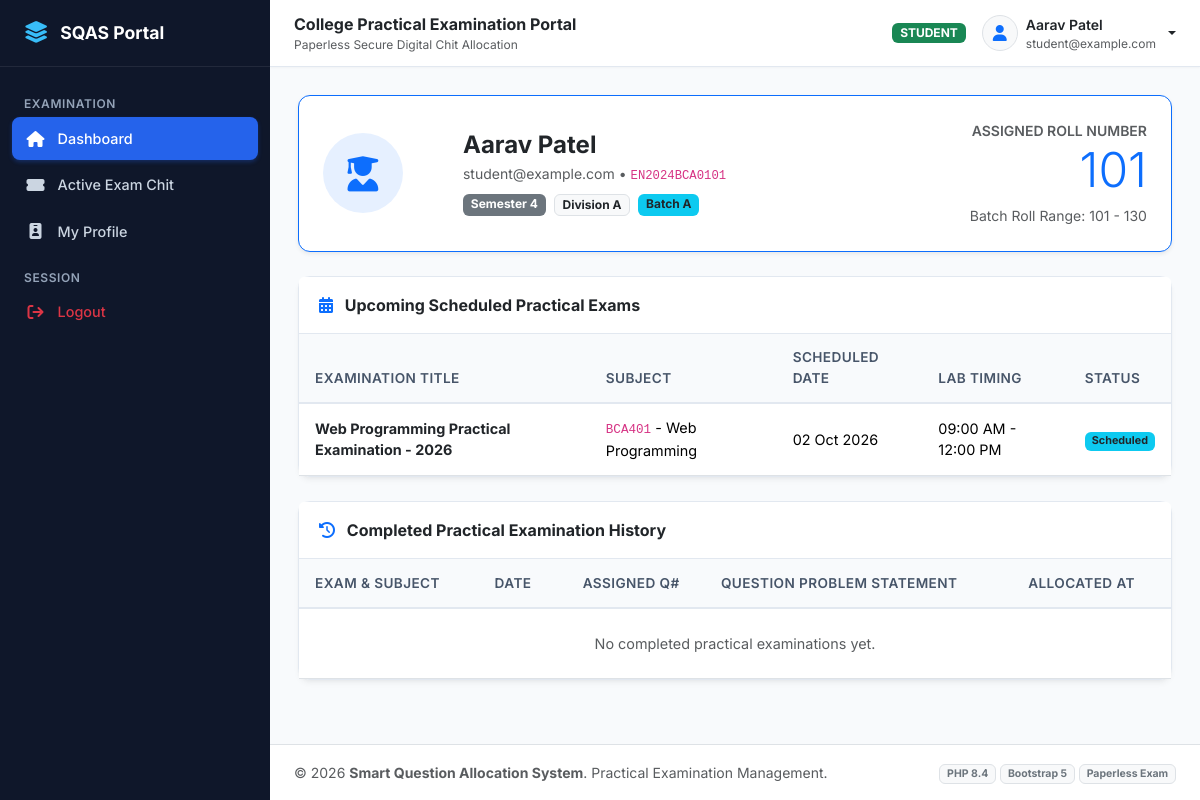
The app's page /student/dashboard.php (signed in) with its own data.
### tables this page shows
CREATE TABLE `students` (
  `student_id` INT AUTO_INCREMENT PRIMARY KEY,
  `user_id` INT NOT NULL UNIQUE,
  `enrollment_no` VARCHAR(50) NOT NULL UNIQUE,
  `roll_no` INT NOT NULL,
  `semester_id` INT NOT NULL,
  `division_id` INT NOT NULL,
  `batch_id` INT NOT NULL,
  `status` ENUM('active', 'inactive') NOT NULL DEFAULT 'active',
  `created_at` TIMESTAMP DEFAULT CURRENT_TIMESTAMP,
  INDEX `idx_student_roll` (`roll_no`),
  INDEX `idx_student_batch` (`batch_id`),
  FOREIGN KEY (`user_id`) REFERENCES `users`(`user_id`) ON DELETE CASCADE,
  FOREIGN KEY (`semester_id`) REFERENCES `semesters`(`semester_id`) ON DELETE CASCADE,
  FOREIGN KEY (`division_id`) REFERENCES `divisions`(`division_id`) ON DELETE CASCADE,
  FOREIGN KEY (`batch_id`) REFERENCES `batches`(`batch_id`) ON DELETE CASCADE
);

CREATE TABLE `users` (
  `user_id` INT AUTO_INCREMENT PRIMARY KEY,
  `name` VARCHAR(100) NOT NULL,
  `email` VARCHAR(100) NOT NULL UNIQUE,
  `username` VARCHAR(50) NOT NULL UNIQUE,
  `password` VARCHAR(255) NOT NULL,
  `role` ENUM('admin', 'faculty', 'student') NOT NULL,
  `status` ENUM('active', 'inactive') NOT NULL DEFAULT 'active',
  `created_at` TIMESTAMP DEFAULT CURRENT_TIMESTAMP,
  `updated_at` TIMESTAMP DEFAULT CURRENT_TIMESTAMP ON UPDATE CURRENT_TIMESTAMP,
  INDEX `idx_users_role` (`role`),
  INDEX `idx_users_status` (`status`)
);

CREATE TABLE `semesters` (
  `semester_id` INT AUTO_INCREMENT PRIMARY KEY,
  `semester_name` VARCHAR(50) NOT NULL,
  `semester_code` VARCHAR(20) NOT NULL UNIQUE,
  `status` ENUM('active', 'inactive') NOT NULL DEFAULT 'active',
  `created_at` TIMESTAMP DEFAULT CURRENT_TIMESTAMP
);

CREATE TABLE `divisions` (
  `division_id` INT AUTO_INCREMENT PRIMARY KEY,
  `division_name` VARCHAR(20) NOT NULL UNIQUE,
  `status` ENUM('active', 'inactive') NOT NULL DEFAULT 'active',
  `created_at` TIMESTAMP DEFAULT CURRENT_TIMESTAMP
);

CREATE TABLE `batches` (
  `batch_id` INT AUTO_INCREMENT PRIMARY KEY,
  `batch_name` VARCHAR(50) NOT NULL,
  `semester_id` INT NOT NULL,
  `division_id` INT NOT NULL,
  `start_roll_no` INT NOT NULL,
  `end_roll_no` INT NOT NULL,
  `status` ENUM('active', 'inactive') NOT NULL DEFAULT 'active',
  `created_at` TIMESTAMP DEFAULT CURRENT_TIMESTAMP,
  INDEX `idx_batch_sem_div` (`semester_id`, `division_id`),
  FOREIGN KEY (`semester_id`) REFERENCES `semesters`(`semester_id`) ON DELETE CASCADE,
  FOREIGN KEY (`division_id`) REFERENCES `divisions`(`division_id`) ON DELETE CASCADE
);

CREATE TABLE `exams` (
  `exam_id` INT AUTO_INCREMENT PRIMARY KEY,
  `exam_name` VARCHAR(150) NOT NULL,
  `exam_code` VARCHAR(50) NOT NULL UNIQUE,
  `subject_id` INT NOT NULL,
  `semester_id` INT NOT NULL,
  `division_id` INT NOT NULL,
  `batch_id` INT NOT NULL,
  `faculty_id` INT NOT NULL,
  `exam_date` DATE NOT NULL,
  `start_time` TIME NOT NULL,
  `end_time` TIME NOT NULL,
  `duration_minutes` INT NOT NULL DEFAULT 120,
  `total_marks` INT NOT NULL DEFAULT 50,
  `instructions` TEXT DEFAULT NULL,
  `allocation_rule` ENUM('random_no_consecutive', 'pure_random') NOT NULL DEFAULT 'random_no_consecutive',
  `status` ENUM('draft', 'scheduled', 'running', 'completed', 'cancelled') NOT NULL DEFAULT 'scheduled',
  `started_at` DATETIME DEFAULT NULL,
  `ended_at` DATETIME DEFAULT NULL,
  `created_at` TIMESTAMP DEFAULT CURRENT_TIMESTAMP,
  INDEX `idx_exam_status` (`status`),
  FOREIGN KEY (`subject_id`) REFERENCES `subjects`(`subject_id`) ON DELETE CASCADE,
  FOREIGN KEY (`semester_id`) REFERENCES `semesters`(`semester_id`) ON DELETE CASCADE,
  FOREIGN KEY (`division_id`) REFERENCES `divisions`(`division_id`) ON DELETE CASCADE,
  FOREIGN KEY (`batch_id`) REFERENCES `batches`(`batch_id`) ON DELETE CASCADE,
  FOREIGN KEY (`faculty_id`) REFERENCES `faculty`(`faculty_id`) ON DELETE CASCADE
);

CREATE TABLE `subjects` (
  `subject_id` INT AUTO_INCREMENT PRIMARY KEY,
  `subject_code` VARCHAR(50) NOT NULL UNIQUE,
  `subject_name` VARCHAR(150) NOT NULL,
  `semester_id` INT NOT NULL,
  `status` ENUM('active', 'inactive') NOT NULL DEFAULT 'active',
  `created_at` TIMESTAMP DEFAULT CURRENT_TIMESTAMP,
  FOREIGN KEY (`semester_id`) REFERENCES `semesters`(`semester_id`) ON DELETE CASCADE
);

### includes/auth.php (called while the page is built, shortened)
<?php
function is_logged_in() {
    return isset($_SESSION['user_id']) && !empty($_SESSION['user_id']);
}
function get_logged_in_user() {
    return [
        'user_id'   => $_SESSION['user_id'] ?? null,
        'name'      => $_SESSION['user_name'] ?? '',
        'email'     => $_SESSION['user_email'] ?? '',
        'username'  => $_SESSION['user_username'] ?? '',
        'role'      => $_SESSION['user_role'] ?? '',
        'detail_id' => $_SESSION['user_detail_id'] ?? null,
    ];
}

### includes/functions.php (called while the page is built, shortened)
<?php
function e($string) {
    return htmlspecialchars((string)$string, ENT_QUOTES, 'UTF-8');
}
function format_date($dateStr) {
    return date('d M Y', strtotime($dateStr));
}
function format_time($timeStr) {
    return date('h:i A', strtotime($timeStr));
}

### student/dashboard.php (the view, shortened to what this page needs)
<?php
require_once __DIR__ . '/../includes/auth.php';
require_once __DIR__ . '/../includes/functions.php';
$studentId = $_SESSION['user_detail_id'] ?? 0;
$stuStmt = $pdo->prepare("
    SELECT s.*, u.name, u.email, u.username,
           sem.semester_name, d.division_name, b.batch_name, b.start_roll_no, b.end_roll_no
    FROM students s
    JOIN users u ON s.user_id = u.user_id
    JOIN semesters sem ON s.semester_id = sem.semester_id
    JOIN divisions d ON s.division_id = d.division_id
    JOIN batches b ON s.batch_id = b.batch_id
    WHERE s.student_id = ?
");
$stuStmt->execute([$studentId]);
$student = $stuStmt->fetch();
$upcomingStmt = $pdo->prepare("
    SELECT e.*, s.subject_name, s.subject_code
    FROM exams e
    JOIN subjects s ON e.subject_id = s.subject_id
    WHERE e.batch_id = ? AND e.status = 'scheduled'
    ORDER BY e.exam_date ASC, e.start_time ASC
");
$upcomingStmt->execute([$student['batch_id']]);
$upcomingExams = $upcomingStmt->fetchAll();
$historyStmt = $pdo->prepare("
    SELECT qa.*, e.exam_name, e.exam_code, e.exam_date, e.start_time, e.end_time,
           s.subject_name, s.subject_code,
           q.question_number, q.question_text
    FROM question_allocations qa
    JOIN exams e ON qa.exam_id = e.exam_id
    JOIN subjects s ON e.subject_id = s.subject_id
    JOIN questions q ON qa.question_id = q.question_id
    WHERE qa.student_id = ? AND e.status = 'completed'
    ORDER BY e.exam_date DESC
");
$historyStmt->execute([$studentId]);
$completedExams = $historyStmt->fetchAll();
include __DIR__ . '/../includes/header.php';
?>
<div class="card mb-4 bg-white border-primary shadow-sm">
    <div class="card-body p-4">
        <div class="row g-3 align-items-center">
            <div class="col-md-2 text-center text-md-start">
                <div class="rounded-circle bg-primary bg-opacity-10 text-primary d-inline-flex align-items-center justify-content-center" style="width: 80px; height: 80px; font-size: 2.2rem;">
                    <i class="fa-solid fa-user-graduate"></i>
                </div>
            </div>
            <div class="col-md-6 text-center text-md-start">
                <h4 class="fw-bold text-dark mb-1"><?= e($student['name']) ?></h4>
                <div class="text-muted small mb-2"><?= e($student['email']) ?> &bull; <code><?= e($student['enrollment_no']) ?></code></div>
                <div class="d-flex flex-wrap gap-2 justify-content-center justify-content-md-start">
                    <span class="badge bg-secondary"><?= e($student['semester_name']) ?></span>
                    <span class="badge bg-light text-dark border">Division <?= e($student['division_name']) ?></span>
                    <span class="badge bg-info text-dark"><?= e($student['batch_name']) ?></span>
                </div>
            </div>
            <div class="col-md-4 text-center text-md-end border-start-md">
                <div class="text-muted small fw-semibold text-uppercase">Assigned Roll Number</div>
                <div class="display-5 fw-extrabold text-primary mb-1">
                    <?= e($student['roll_no']) ?>
                </div>
                <small class="text-muted">Batch Roll Range: <?= $student['start_roll_no'] ?> - <?= $student['end_roll_no'] ?></small>
            </div>
        </div>
    </div>
</div>
<div class="card mb-4">
    <div class="card-header bg-white d-flex justify-content-between align-items-center">
        <span class="fw-bold text-dark"><i class="fa-solid fa-calendar-days me-2 text-primary"></i> Upcoming Scheduled Practical Exams</span>
    </div>
    <div class="card-body p-0">
        <div class="table-responsive">
            <table class="table table-hover align-middle mb-0">
                <thead>
                    <tr>
                        <th>Examination Title</th>
                        <th>Subject</th>
                        <th>Scheduled Date</th>
                        <th>Lab Timing</th>
                        <th>Status</th>
                    </tr>
                </thead>
                <tbody>
                    <?php if (empty($upcomingExams)): ?>
                        <tr><td colspan="5" class="text-center text-muted py-4">No upcoming examinations scheduled for your batch.</td></tr>
                    <?php else: ?>
                        <?php foreach ($upcomingExams as $up): ?>
                            <tr>
                                <td class="fw-bold text-dark"><?= e($up['exam_name']) ?></td>
                                <td>
                                    <code><?= e($up['subject_code']) ?></code> - <?= e($up['subject_name']) ?>
                                </td>
                                <td><?= format_date($up['exam_date']) ?></td>
                                <td><?= format_time($up['start_time']) ?> - <?= format_time($up['end_time']) ?></td>
                                <td><span class="badge bg-info text-dark">Scheduled</span></td>
                            </tr>
                        <?php endforeach; ?>
                    <?php endif; ?>
                </tbody>
            </table>
        </div>
    </div>
</div>
<div class="card">
    <div class="card-header bg-white d-flex justify-content-between align-items-center">
        <span class="fw-bold text-dark"><i class="fa-solid fa-clock-rotate-left me-2 text-primary"></i> Completed Practical Examination History</span>
    </div>
    <div class="card-body p-0">
        <div class="table-responsive">
            <table class="table table-hover align-middle mb-0">
                <thead>
                    <tr>
                        <th>Exam & Subject</th>
                        <th>Date</th>
                        <th class="text-center">Assigned Q#</th>
                        <th>Question Problem Statement</th>
                        <th>Allocated At</th>
                    </tr>
                </thead>
                <tbody>
                    <?php if (empty($completedExams)): ?>
                        <tr><td colspan="5" class="text-center text-muted py-4">No completed practical examinations yet.</td></tr>
                    <?php endif; ?>
                </tbody>
            </table>
        </div>
    </div>
</div>
<?php include __DIR__ . '/../includes/footer.php'; ?>

### includes/navbar.php (shortened to what this page needs)
<?php
$roleBadgeClass = match($currentUser['role'] ?? '') {
    'admin'   => 'bg-danger',
    'faculty' => 'bg-primary',
    'student' => 'bg-success',
    default   => 'bg-secondary'
};
?>
<header class="app-navbar no-print">
    <div class="d-flex align-items-center gap-3">
        <div class="d-flex flex-column">
            <span class="fw-bold text-dark fs-6 d-none d-sm-inline">College Practical Examination Portal</span>
            <small class="text-muted d-none d-md-inline" style="font-size: 0.75rem;">Paperless Secure Digital Chit Allocation</small>
        </div>
    </div>
    <div class="d-flex align-items-center gap-3">
        <span class="badge <?= $roleBadgeClass ?> text-uppercase px-2 py-1" style="font-size: 0.75rem;">
            <?= e($currentUser['role'] ?? 'User') ?>
        </span>
        <div class="dropdown">
            <a href="#" class="d-flex align-items-center text-dark text-decoration-none dropdown-toggle gap-2" id="userMenuDropdown" data-bs-toggle="dropdown" aria-expanded="false">
                <div class="rounded-circle bg-light border d-flex align-items-center justify-content-center text-primary fw-bold" style="width: 36px; height: 36px;">
                    <i class="fa-solid fa-user"></i>
                </div>
                <div class="d-none d-md-block text-start">
                    <div class="fw-semibold small leading-tight"><?= e($currentUser['name'] ?? 'User') ?></div>
                    <div class="text-muted" style="font-size: 0.75rem;"><?= e($currentUser['email'] ?? '') ?></div>
                </div>
            </a>
        </div>
    </div>
</header>

### assets/css/style.css (style rules this page uses)
:root { --primary-navy: #0f2744; --primary-blue: #1e40af; --primary-accent: #2563eb; --primary-hover: #1d4ed8; --bg-slate: #f8fafc; --bg-sidebar: #0f172a; --bg-sidebar-hover: #1e293b; --text-dark: #1e293b; --text-muted: #64748b; --border-light: #e2e8f0; --card-shadow: 0 4px 6px -1px rgba(0, 0, 0, 0.05), 0 2px 4px -2px rgba(0, 0, 0, 0.05); --card-hover-shadow: 0 10px 15px -3px rgba(0, 0, 0, 0.08), 0 4px 6px -4px rgba(0, 0, 0, 0.05); }
body { font-family: 'Inter', system-ui, -apple-system, BlinkMacSystemFont, "Segoe UI", Roboto, sans-serif; background-color: var(--bg-slate); color: var(--text-dark); min-height: 100vh; display: flex; flex-direction: column; }
.app-navbar { background-color: #ffffff; border-bottom: 1px solid var(--border-light); padding: 0.75rem 1.5rem; display: flex; align-items: center; justify-content: space-between; box-shadow: 0 1px 2px 0 rgba(0, 0, 0, 0.03); }
.card { border: 1px solid var(--border-light); border-radius: 0.75rem; box-shadow: var(--card-shadow); transition: box-shadow 0.2s ease, transform 0.2s ease; background-color: #ffffff; }
.card-header { background-color: #ffffff; border-bottom: 1px solid var(--border-light); font-weight: 600; padding: 1rem 1.25rem; }
.table thead th { background-color: #f8fafc; color: #475569; font-weight: 600; font-size: 0.85rem; text-transform: uppercase; letter-spacing: 0.03em; border-bottom: 2px solid var(--border-light); padding: 0.85rem 1rem; }
.table tbody td { padding: 0.85rem 1rem; vertical-align: middle; font-size: 0.9rem; }

### records on screen
students: user.username "STUDENT", user.name "Aarav Patel", user.email "student@example.com", enrollment_no "EN2024BCA0101", semester.semester_name "Semester 4", division.division_name "A", batch.batch_name "Batch A", roll_no "101", batch.start_roll_no "101", batch.end_roll_no "130"
exams: exam_name "Web Programming Practical Examination - 2026", subject.subject_code "BCA401", subject.subject_name "Web Programming", exam_date "02 Oct 2026", start_time "09:00 AM", end_time "12:00 PM"

### other values on screen
APP_NAME "Smart Question Allocation System"
PHP_MAJOR_VERSION "8"
PHP_MINOR_VERSION "4"
